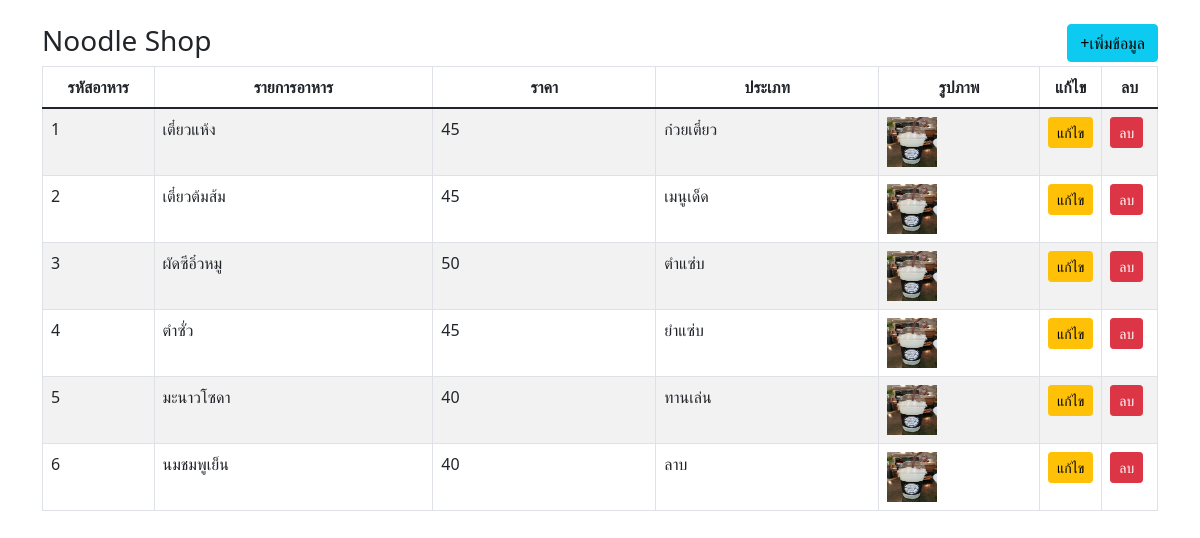
The page / on the database its author committed.
### tables this page shows
CREATE TABLE `food` (
  `FoodID` int(3) NOT NULL,
  `FoodName` varchar(20) NOT NULL,
  `FoodPrice` int(200) NOT NULL,
  `FoodTypeID` int(3) DEFAULT NULL,
  `FoodPhoto` varchar(255) DEFAULT NULL
);

CREATE TABLE `menu` (
  `FoodTypeID` int(3) NOT NULL,
  `FoodTypeName` varchar(20) NOT NULL
);

### src/index.php (the view, shortened to what this page needs)
<!DOCTYPE html>
<html lang="en">
<head>
    <link href="https://cdn.jsdelivr.net/npm/bootstrap@5.1.1/dist/css/bootstrap.min.css" rel="stylesheet"
>
</head>
<body>
    <div class="container">
        <div class="row">
            <div class="col-md-12"> <br>
                <h3>Noodle Shop <a href="addFood_dropdown.php" class="btn btn-info float-end">+เพิ่มข้อมูล</a> </h3>
                <table class="table table-striped  table-hover table-responsive table-bordered">
                    <thead align="center">
                        <tr>
                            <th width="10%">รหัสอาหาร</th>
                            <th width="25%">รายการอาหาร</th>
                            <th width="20%">ราคา</th>
                            <th width="20%">ประเภท</th>
                            <th width="50">รูปภาพ</th>
                            <th width="5%">แก้ไข</th>
                            <th width="5%">ลบ</th>
                        </tr>
                    </thead>
                    <tbody>
                        <?php
                            require '../connect.php';
                            $sql =  "SELECT * FROM food,menu WHERE food.FoodID = menu.FoodTypeID";
                            $stmt = $conn->prepare($sql);
                            $stmt->execute();
                            $result = $stmt->fetchAll();
                            foreach ($result as $r) { ?>
                        <tr>
                            <td><?= $r['FoodTypeID'] ?></td>
                            <td><?= $r['FoodName'] ?></td>
                            <td><?= $r['FoodPrice'] ?></td>
                            <td><?= $r['FoodTypeName'] ?></td>
                            <td><img src="../images/D1.jpg" width="50px" height="50" alt="image" ></td>
                            <td><a href="addFoodForm.php?FoodID=<?= $r['FoodID'] ?>"
                                    class="btn btn-warning btn-sm">แก้ไข</a></td>
                            <td><a href="deleteFood.php?FoodID=<?= $r['FoodID'] ?>" class="btn btn-danger btn-sm"
                                    onclick="return confirm('ยืนยันการลบข้อมูล !!');">ลบ</a></td>
                        </tr>
                        <?php
                           }
                          ?>
                    </tbody>
                </table>
            </div>
        </div>
    </div>
</body>
</html>

### rows shown on the page
food: FoodTypeID.FoodTypeID "1", FoodName "เตี๋ยวแห้ง", FoodPrice "45", FoodTypeID.FoodTypeName "ก๋วยเตี๋ยว"
food: menu.FoodTypeID "2", FoodName "เตี๋ยวต้มส้ม", FoodPrice "45", menu.FoodTypeName "เมนูเด็ด"
food: menu.FoodTypeID "3", FoodName "ผัดซีอิ๋วหมู", FoodPrice "50", menu.FoodTypeName "ตำแซ่บ"
food: menu.FoodTypeID "4", FoodName "ตำซั่ว", FoodPrice "45", menu.FoodTypeName "ยำแซ่บ"
food: menu.FoodTypeID "5", FoodName "มะนาวโซดา", FoodPrice "40", menu.FoodTypeName "ทานเล่น"
food: menu.FoodTypeID "6", FoodName "นมชมพูเย็น", FoodPrice "40", menu.FoodTypeName "ลาบ"
